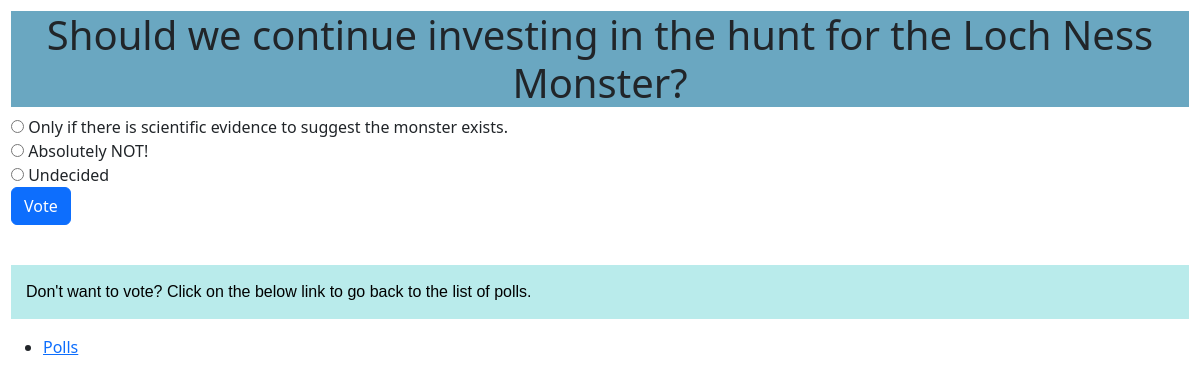
/polls/2, run on the app's committed database.
### polls/models.py (models this page shows, shortened)
class Question(models.Model):
    question_text = models.CharField(max_length=200)
    pub_date = models.DateTimeField('date published')

class Choice(models.Model):
    question = models.ForeignKey(Question, on_delete=models.CASCADE)
    choice_text = models.CharField(max_length=200)
    votes = models.IntegerField(default=0)

### polls/views.py (the view)
# urls.py: path('<int:question_id>', views.detail, name='detail'),
def detail(request, question_id):
    question = get_object_or_404(Question, pk=question_id)
    return render(request, "polls/detail.html", {'question': question})

### polls/templates/polls/detail.html (shortened to what this page needs)
{% load static %}
<link href = "{% static 'indexCSS.css' %}" rel = "stylesheet" type = "text/css">
<!DOCTYPE html>
<html>
    <head>
        <link href="https://cdn.jsdelivr.net/npm/bootstrap@5.3.0-alpha1/dist/css/bootstrap.min.css" rel="stylesheet">
    </head>
    <body>
        <h1> {{question.question_text}}</h1>
        <form action="{% url 'polls:vote' question.id %}" method="post">
            {% for choice in question.choice_set.all %}
                <input type="radio" name="choice" id="choice {{
                forloop.counter
                }}" value="{{ choice.id }}" />
                <label for="choice {{ forloop.counter }}">
                {{ choice.choice_text }}
            </label>
            <br />
            {% endfor %}
            <div class="col-12">
                <input type="submit" class="btn btn-primary" value="Vote" />
            </div>
        </form>
        <br>
        <p>Don't want to vote? Click on the below link to go back to the list of polls.</p>
        <ul>
            <li><a href="/polls">Polls</a></li>
        </ul>
    </body>
</html>

### candidate_app/static/indexCSS.css (style rules this page uses)
p { color: black; font-family: 'Gill Sans', 'Gill Sans MT', Calibri, 'Trebuchet MS', sans-serif; padding: 15px; background-color: rgb(185, 235, 235); }
body { text-align: left; background-color: rgb(185, 235, 235); padding: 11px; }
h1 { text-align: center; color: darkblue; background-color: rgb(106, 167, 193); top: 0; position: sticky; }

### data on the page
Question: question_text "Should we continue investing in the hunt for the Loch Ness Monster?"
Choice: choice_text "Only if there is scientific evidence to suggest the monster exists."
Choice: choice_text "Absolutely NOT!"
Choice: choice_text "Undecided"
